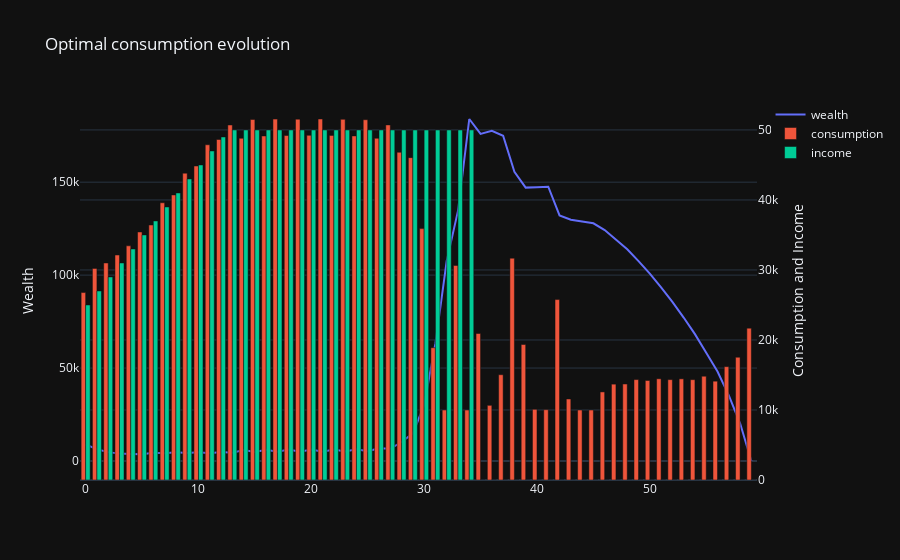

Write notebook code for a chart like this one.
### Code cell
t1 = go.Scatter(y=opt_wealth,name="wealth",mode="lines",yaxis='y1')
t2 = go.Bar(y=opt_consumption,name="consumption",yaxis='y2')
t3 = go.Bar(y=income,name="income",yaxis='y2')
data = [t1,t2,t3]
layout = go.Layout(title='Optimal consumption evolution',
                   yaxis=dict(title='Wealth'),
                   yaxis2=dict(title='Consumption and Income',
                               overlaying='y',
                               side='right'))
# fig.add_trace(go.Scatter(y=opt_wealth,name="wealth",mode="lines",yaxis='y1'))
# fig.add_trace(go.Bar(y=opt_consumption,name="consumption",yaxis='y2'))
# fig.add_trace(go.Bar(y=income,name="income",yaxis='y2'))
fig = go.Figure(data=data, layout=layout)
fig.show()
